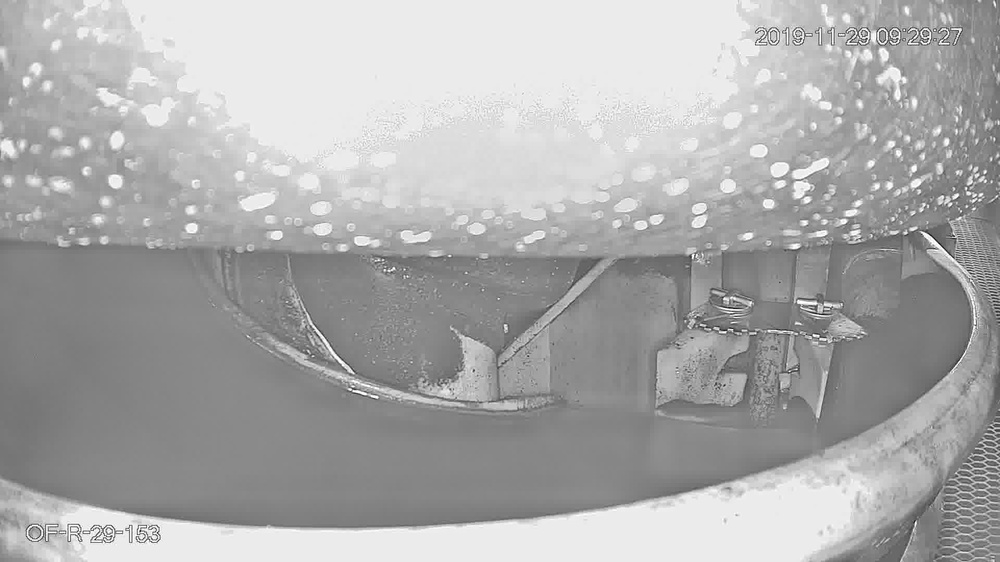
#> input picture mlSketches/input/source1_021.jpg, 1000 x 562 px, shrunk from 1920 x 1080 before the run; the run also reads 1 picture not shown here
$ python getPosByTemplate.py input/source1_021.jpg input/source1_027.jpg out.png out.png
#> lines starting #> are read from the running program, lines starting #| are printed output that depends on the picture
#!/usr/bin/env python

import argparse
import cv2
import numpy as np
from matplotlib import pyplot as plt

def find_template(img, template):
    result = cv2.matchTemplate(img.copy(), template, cv2.TM_CCORR_NORMED)
    min_val, max_val, min_loc, max_loc = cv2.minMaxLoc(result)
    top_left = max_loc
    w, h = template.shape[::-1]
    bottom_right = (top_left[0] + w, top_left[1] + h)
    return top_left, bottom_right

def get_pos_of_flags(top_left, w, h):
    l_top_left = (int(top_left[0] - w * 0.3), top_left[1])
    l_bottom_right = (l_top_left[0] + w, l_top_left[1] + h)
    r_top_left = (l_bottom_right[0], l_top_left[1])
    r_bottom_right = (r_top_left[0] + w, r_top_left[1] + h)
    return ((l_top_left, l_bottom_right), (r_top_left, r_bottom_right))

def saveFlagImage(img, top_left, bottom_right, name):
    flagImage = img[top_left[1] : bottom_right[1], top_left[0] : bottom_right[0]]
    cv2.imwrite(name, flagImage)

if __name__ == "__main__" :
    parser = argparse.ArgumentParser()
    parser.add_argument('template', action="store", help="Template for finding gear")
    parser.add_argument('img', action="store", help="Base image")
    parser.add_argument('outputL', action="store", help="Output path for left flag")
    parser.add_argument('outputR', action="store", help="Output path for right flag")
    args = parser.parse_args()

    template = cv2.imread(args.template, cv2.IMREAD_GRAYSCALE)
#> template is the input picture: shape (562, 1000); min 14, max 255, mean 171.2
    img = cv2.imread(args.img, cv2.IMREAD_GRAYSCALE)
    top_left, bottom_right = find_template(img, template)
#> in find_template, `result = cv2.matchTemplate(img.copy(), template, cv2.TM_CCORR_NORMED)`: result = [1]
#> in find_template, `min_val, max_val, min_loc, max_loc = cv2.minMaxLoc(result)`: min_val = 1; min_loc = (0, 0)
#> in find_template, `bottom_right = (top_left[0] + w, top_left[1] + h)`: bottom_right = (1000, 562)
#> top_left = (0, 0); bottom_right = (1000, 562)

    w = int(template.shape[1] * 0.75)
#> w = 750
    h = int(template.shape[0] * 2)
#> h = 1124
    (l_top_left, l_bottom_right), (r_top_left, r_bottom_right) = get_pos_of_flags(top_left, w, h)
#> in get_pos_of_flags, `l_top_left = (int(top_left[0] - w * 0.3), top_left[1])`: l_top_left = (-225, 0)
#> in get_pos_of_flags, `l_bottom_right = (l_top_left[0] + w, l_top_left[1] + h)`: l_bottom_right = (525, 1124)
#> in get_pos_of_flags, `r_top_left = (l_bottom_right[0], l_top_left[1])`: r_top_left = (525, 0)
#> in get_pos_of_flags, `r_bottom_right = (r_top_left[0] + w, r_top_left[1] + h)`: r_bottom_right = (1275, 1124)
#> l_top_left = (-225, 0); l_bottom_right = (525, 1124); r_top_left = (525, 0); r_bottom_right = (1275, 1124)
    print(l_top_left, l_bottom_right, r_top_left, r_bottom_right)
#| (-225, 0) (525, 1124) (525, 0) (1275, 1124)
    saveFlagImage(img, l_top_left, l_bottom_right, args.outputL)
#> in saveFlagImage, `flagImage = img[top_left[1] : bottom_right[1], top_left[0] : bottom_ri..`: flagImage = empty array
    saveFlagImage(img, r_top_left, r_bottom_right, args.outputR)
#> call 2 of saveFlagImage, with top_left = (525, 0), bottom_right = (1275, 1124), name = 'out.png'
#> in saveFlagImage (call 2), `flagImage = img[top_left[1] : bottom_right[1], top_left[0] : bottom_ri..`:
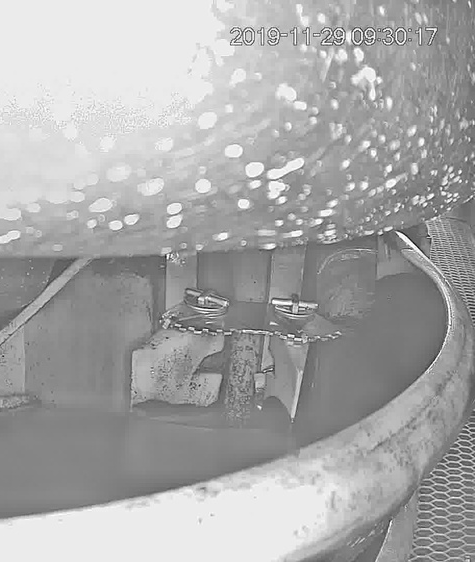
#> flagImage: shape (562, 475); min 8, max 255, mean 168.6

    # [6 lines of commented-out code are left out]
